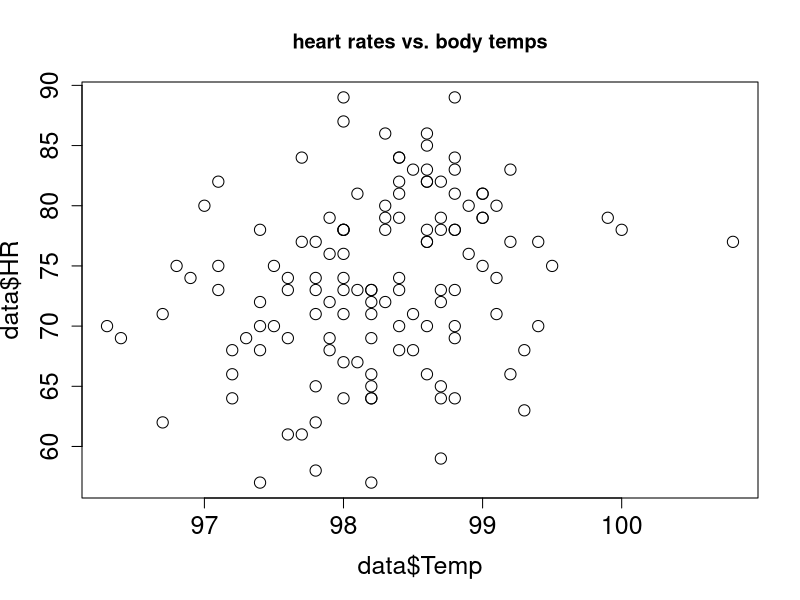
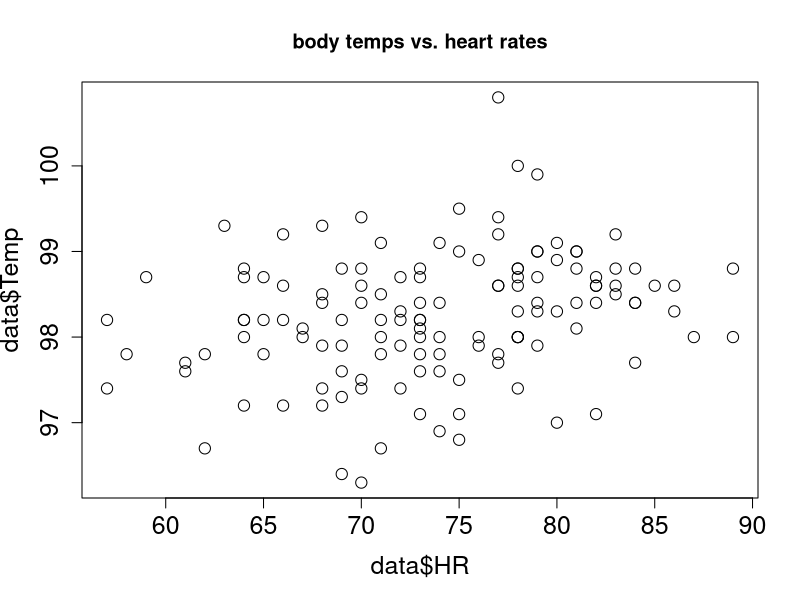
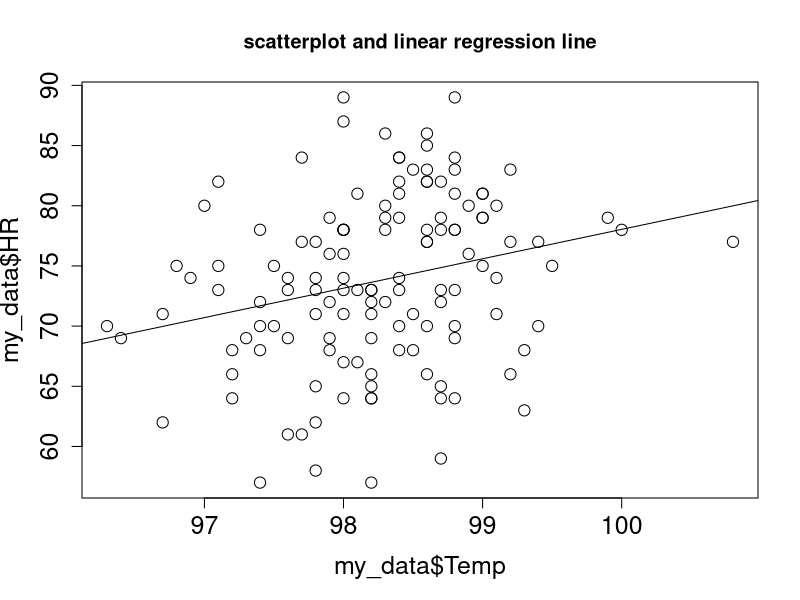
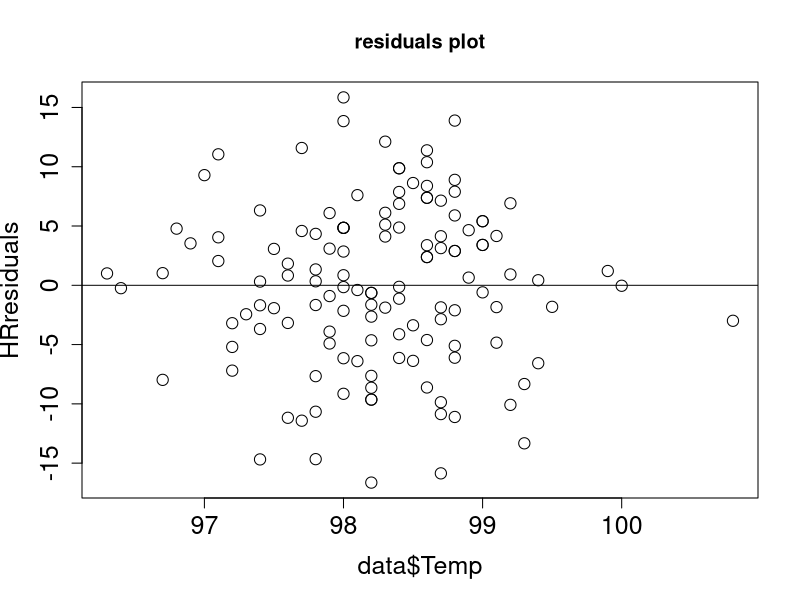

Reproduce these figures in R, in order. (Note: this script raises an error after producing the figures.)
## ---- chunk 1

data<-read.table('data/HR_temp.txt', header=TRUE)
plot(data$Temp, data$HR,main='heart rates vs. body temps', cex=1.5, cex.axis=1.5,cex.lab=1.5)
plot(data$HR, data$Temp,main='body temps vs. heart rates', cex=1.5, cex.axis=1.5,cex.lab=1.5)
## ---- chunk 2
my_data<-read.table('data/HR_temp.txt', header=TRUE)
myfit <- lm(HR ~Temp, my_data)
summary(myfit)
m<-cov(data$HR,data$Temp)/var(my_data$Temp)
print(m)
b<-mean(my_data$HR)-m*mean(data$Temp)
print(b)
## ---- chunk 3
plot(my_data$Temp, my_data$HR,main=
'scatterplot and linear regression line',
cex=1.5, cex.axis=1.5,cex.lab=1.5)
abline(myfit)
HRresiduals <- resid(myfit)
plot(data$Temp, HRresiduals,main='residuals plot',cex=1.5, cex.axis=1.5,cex.lab=1.5)
abline(0,0)
## ---- chunk 4
myfit <- lm(child ~ parent, Galton) 
summary(myfit)
print(paste("The best-fit slope is: ", myfit$coefficients[2]))
print(paste("The best-fit intercept is: ", myfit$coefficients[1]))      
## ---- chunk 5
#Overlay the best-fit line on the base R plot
plot(Galton$parent, Galton$child, xlab='mid-parent height (inches)', ylab='child height (inches)')
abline(myfit)
## ---- chunk 6
plot(Galton$parent, myfit$residuals, xlab='mid-parent height (inches)', ylab='residuals (inches)')
abline(0,0)
## ---- chunk 7

## ---- chunk 8

## ---- chunk 9

